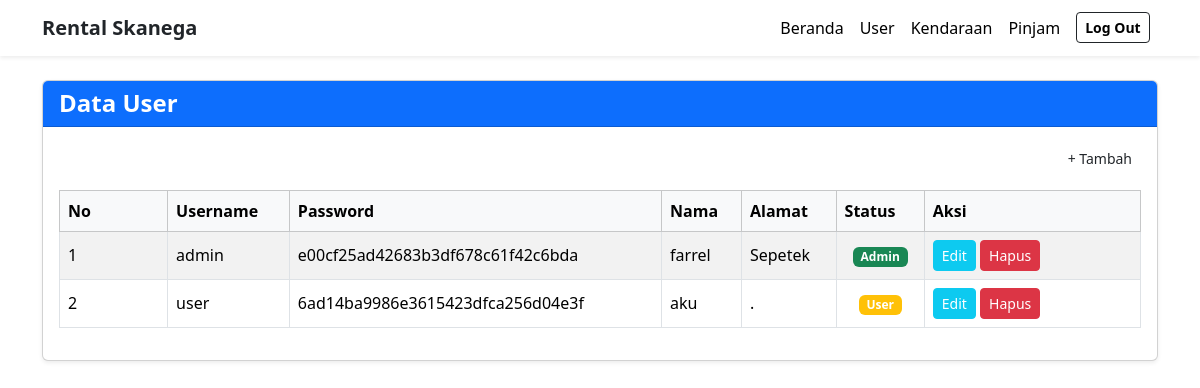
Screenshot of /admin/user.php with the database file from the repository.
### tables this page shows
CREATE TABLE `user` (
  `user_id` int(11) NOT NULL,
  `username` varchar(255) NOT NULL,
  `password` varchar(255) NOT NULL,
  `user_nama` varchar(255) NOT NULL,
  `user_alamat` text NOT NULL,
  `user_status` int(11) NOT NULL
);

### admin/user.php (the view, shortened to what this page needs)
<?php
include "header.php";
?>
<!DOCTYPE html>
<html lang="en">
<head>
    <link href="https://cdn.jsdelivr.net/npm/bootstrap@5.3.8/dist/css/bootstrap.min.css" rel="stylesheet">
</head>
<body>
<div class="container mt-4">
    <div class="card shadow-sm">
        <div class="card-header bg-primary text-white">
            <h4 class="mb-0"><strong>Data User</strong></h4>
        </div>
        <div class="card-body">
            <a href="user_tambah.php" class="btn btn-purple btn-sm float-end">
                + Tambah
            </a>
            <div class="clearfix mb-3"></div>
            <table class="table table-bordered table-striped align-middle">
                <thead class="table-light">
                    <tr>
                        <th width="10%">No</th>
                        <th>Username</th>
                        <th>Password</th>
                        <th>Nama</th>
                        <th>Alamat</th>
                        <th>Status</th>
                        <th width="20%">Aksi</th>
                    </tr>
                </thead>
                <tbody>
                    <?php
                    include "../koneksi.php";
                    $data = mysqli_query($koneksi, "SELECT * FROM user");
                    $no = 1;
                    while ($d = mysqli_fetch_array($data)) {
                    ?>
                        <tr>
                            <td><?= $no++; ?></td>
                            <td><?= $d['username']; ?></td>
                            <td><?= $d['password']; ?></td>
                            <td><?= $d['user_nama']; ?></td>
                            <td><?= $d['user_alamat']; ?></td>
                            <td class="text-center">
                                    <?php
                                    if ($d['user_status'] == "1") {
                                        echo '<span class="badge bg-success text-white">Admin</span>';
                                    } else {
                                        echo '<span class="badge bg-warning text-white">User</span>';
                                    }
                                    ?>
                                </td>
                            <td>
                                <a href="user_edit.php?id=<?= $d['user_id']; ?>"
                                   class="btn btn-sm btn-info text-white">
                                   Edit
                                </a>
                                <a href="user_hapus.php?id=<?= $d['user_id']; ?>"
                                   class="btn btn-sm btn-danger"
                                   onclick="return confirm('Yakin ingin menghapus user ini?');">
                                   Hapus
                                </a>
                            </td>
                        </tr>
                    <?php } ?>
                </tbody>
            </table>
        </div>
    </div>
</div>
</body>
</html>

### rows the page displays
user: username "admin", password "e00cf25ad42683b3df678c61f42c6bda", user_nama "farrel", user_alamat "Sepetek", user_status "Admin"
user: username "user", password "6ad14ba9986e3615423dfca256d04e3f", user_nama "aku", user_alamat ".", user_status "User"
